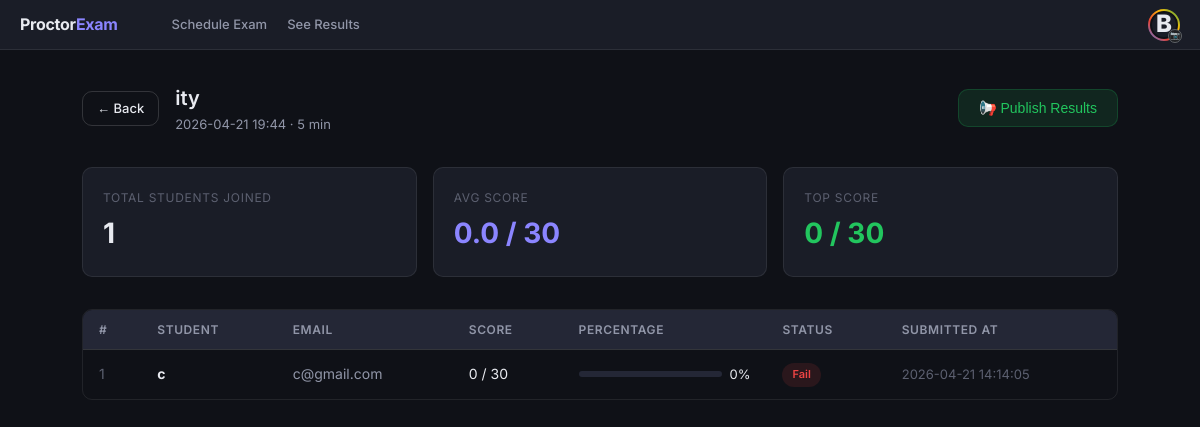
Screenshot of /examiner/results/1 (signed in) with the database file from the repository.
### tables this page shows
CREATE TABLE exams (
    id INTEGER PRIMARY KEY AUTOINCREMENT,
    exam_name TEXT NOT NULL,
    subject TEXT NOT NULL,
    description TEXT,
    start_time TEXT NOT NULL,
    duration INTEGER NOT NULL,
    random_password TEXT NOT NULL,
    examiner_id INTEGER NOT NULL,
    results_published INTEGER DEFAULT 0,

    -- âœ… CSV FEATURE COLUMN
    allowed_emails TEXT,

    FOREIGN KEY (examiner_id) REFERENCES users(id)
);

CREATE TABLE results (
    id INTEGER PRIMARY KEY AUTOINCREMENT,
    user_id INTEGER NOT NULL,
    exam_id INTEGER NOT NULL,
    score INTEGER DEFAULT 0,
    total_questions INTEGER DEFAULT 0,
    submitted_at TEXT,

    UNIQUE(user_id, exam_id),

    FOREIGN KEY (user_id) REFERENCES users(id),
    FOREIGN KEY (exam_id) REFERENCES exams(id)
);

CREATE TABLE users (
    id INTEGER PRIMARY KEY AUTOINCREMENT,
    role TEXT NOT NULL,                  -- student / admin / examiner / developer
    username TEXT NOT NULL,
    email TEXT UNIQUE NOT NULL,
    password TEXT NOT NULL,
    college_name TEXT NOT NULL,
    profile_pic TEXT DEFAULT 'default_avatar.png',
    status TEXT DEFAULT 'active'
);

### app.py (the view)
@app.route('/examiner/results/<int:exam_id>')
@login_required
def exam_detail_results(exam_id):
    conn = get_db()
    exam = conn.execute('SELECT * FROM exams WHERE id = ?', (exam_id,)).fetchone()
    raw_results = conn.execute('''SELECT u.username, u.email, r.score, r.total_questions, r.submitted_at
                                  FROM results r JOIN users u ON r.user_id = u.id
                                  WHERE r.exam_id = ? ORDER BY r.score DESC''', (exam_id,)).fetchall()
    conn.close()
    processed = []
    for r in raw_results:
        res = dict(r)
        tq = res['total_questions']
        if tq and tq > 0:
            res['percentage'] = round((res['score'] / tq * 100), 1)
        else:
            res['percentage'] = 0
        res['status'] = 'submitted' if res['submitted_at'] else 'in_progress'
        processed.append(res)
    return render_template('exam_detail_results.html', exam=exam, results=processed)

### app.py (called while the page is built)
def get_db():
    conn = sqlite3.connect(DB_PATH, timeout=20)
    conn.row_factory = sqlite3.Row
    return conn

def login_required(f):
    @wraps(f)
    def decorated(*args, **kwargs):
        if 'user_id' not in session: return redirect(url_for('login'))
        return f(*args, **kwargs)
    return decorated

### templates/exam_detail_results.html (shortened to what this page needs)
{% extends "base.html" %}
{% block content %}
<div class="page">
  <div style="display:flex; align-items:center; justify-content: space-between; gap:1rem; margin-bottom:2rem; flex-wrap:wrap;">
    <div style="display: flex; align-items: center; gap: 1rem;">
        <a href="javascript:void(0);" onclick="window.history.back();" class="btn btn-outline btn-sm">← Back</a>
        <div>
          <h2 style="font-size:20px; font-weight:600;">{{ exam.exam_name }}</h2>
          <p style="font-size:13px; color:var(--text2);">{{ exam.start_time.replace('T',' ') }} · {{ exam.duration }} min</p>
        </div>
    </div>
    <div class="publish-action">
        {% if exam.results_published == 0 %}
          <form action="{{ url_for('publish_result', exam_id=exam.id) }}" method="POST">
            <button type="submit" class="btn btn-success" onclick="return confirm('Publish results? Students will be able to see their scores immediately.')">
              📢 Publish Results
            </button>
          </form>
        {% else %}
          <span class="badge badge-success" style="padding: 8px 16px; font-size: 13px;">✅ Results Published</span>
        {% endif %}
    </div>
  </div>
  {% if results %}
  <div class="stats-grid" style="margin-bottom:2rem;">
    <div class="stat-card">
      <div class="label">Total Students Joined</div>
      <div class="value">{{ results|length }}</div>
    </div>
    <div class="stat-card">
      <div class="label">Avg Score</div>
      <div class="value" style="color:var(--accent2);">
        {% if results|length > 0 %}
          {{ "%.1f"|format(results|sum(attribute='score') / results|length) }}
          / {{ results[0].total_questions if results[0].total_questions > 0 else '?' }}
        {% else %}
          0.0
        {% endif %}
      </div>
    </div>
    <div class="stat-card">
      <div class="label">Top Score</div>
      <div class="value" style="color:var(--success);">
        {{ results|map(attribute='score')|max }} / {{ results[0].total_questions if results[0].total_questions > 0 else '?' }}
      </div>
    </div>
  </div>
  <div class="table-wrap">
    <table>
      <thead>
        <tr>
          <th>#</th>
          <th>Student</th>
          <th>Email</th>
          <th>Score</th>
          <th>Percentage</th>
          <th>Status</th>
          <th>Submitted At</th>
        </tr>
      </thead>
      <tbody>
        {% for r in results %}
        {% set pct = r.percentage|int %}
        <tr>
          <td style="color:var(--text3);">{{ loop.index }}</td>
          <td><strong>{{ r.username }}</strong></td>
          <td style="color:var(--text2);">{{ r.email }}</td>
          <td>{{ r.score }} / {{ r.total_questions }}</td>
          <td>
            <div style="display:flex; align-items:center; gap:8px;">
              <div style="flex:1; background:var(--bg3); border-radius:4px; height:6px; min-width:80px;">
              </div>
              <span style="font-size:13px;">{{ pct }}%</span>
            </div>
          </td>
          <td>
            {% if r.status == 'submitted' %}
              {% if pct >= 75 %}
                <span class="badge badge-success">Pass</span>
              {% elif pct >= 50 %}
                <span class="badge badge-warning">Average</span>
              {% else %}
                <span class="badge badge-danger">Fail</span>
              {% endif %}
            {% else %}
              <span class="badge badge-accent">In Progress</span>
            {% endif %}
          </td>
          <td style="color:var(--text3); font-size:13px;">
            {{ r.submitted_at if r.submitted_at else 'Active Session' }}
          </td>
        </tr>
        {% endfor %}
      </tbody>
    </table>
  </div>
  {% else %}
  <div class="empty-state">
    <div style="font-size:40px;">🎓</div>
    <p>No students have joined or submitted this exam yet.</p>
  </div>
  {% endif %}
</div>
{% endblock %}

### static/css/style.css (style rules this page uses)
*, *::before, *::after { box-sizing: border-box; margin: 0; padding: 0; }
:root { --bg: #0f1117; --bg2: #1a1d27; --bg3: #242736; --border: rgba(255,255,255,0.08); --border2: rgba(255,255,255,0.15); --text: #e8eaf0; --text2: #9196a8; --text3: #5c6070; --accent: #6c63ff; --accent2: #8b85ff; --accent-dim: rgba(108,99,255,0.15); --success: #22c55e; --success-dim: rgba(34,197,94,0.12); --danger: #ef4444; --danger-dim: rgba(239,68,68,0.12); --warning: #f59e0b; --warning-dim: rgba(245,158,11,0.12); --radius: 10px; --radius-lg: 16px; --shadow: 0 4px 24px rgba(0,0,0,0.4); }
body { font-family: 'Inter', 'Segoe UI', sans-serif; background: var(--bg); color: var(--text); min-height: 100vh; line-height: 1.6; font-size: 15px; }
a { color: var(--accent2); text-decoration: none; }
.btn { display: inline-flex; align-items: center; gap: 8px; padding: 10px 20px; border-radius: var(--radius); font-size: 14px; font-weight: 500; border: none; cursor: pointer; transition: all 0.2s; text-decoration: none; }
.btn-outline { background: transparent; border: 1px solid var(--border2); color: var(--text); }
.btn-success { background: var(--success-dim); color: var(--success); border: 1px solid rgba(34,197,94,0.2); }
.btn-sm { padding: 6px 14px; font-size: 13px; }
.page { padding: 2rem; max-width: 1100px; margin: 0 auto; }
.stats-grid { display: grid; grid-template-columns: repeat(auto-fit, minmax(160px, 1fr)); gap: 1rem; margin-bottom: 2rem; }
.stat-card { background: var(--bg2); border: 1px solid var(--border); border-radius: var(--radius); padding: 1.25rem; }
.stat-card .label { font-size: 12px; color: var(--text3); text-transform: uppercase; letter-spacing: 0.06em; }
.stat-card .value { font-size: 28px; font-weight: 700; margin-top: 4px; }
.table-wrap { overflow-x: auto; border-radius: var(--radius); border: 1px solid var(--border); }
table { width: 100%; border-collapse: collapse; }
thead th { background: var(--bg3); padding: 10px 16px; text-align: left; font-size: 12px; color: var(--text2); font-weight: 600; text-transform: uppercase; letter-spacing: 0.05em; border-bottom: 1px solid var(--border); }
tbody td { padding: 12px 16px; font-size: 14px; border-bottom: 1px solid var(--border); }
tbody tr:last-child td { border-bottom: none; }
.badge { display: inline-flex; align-items: center; padding: 3px 10px; border-radius: 20px; font-size: 11px; font-weight: 600; }
.badge-danger { background: var(--danger-dim); color: var(--danger); }

### rows the page displays
exams: exam_name "ity", start_time.replace "2026-04-21 19:44", duration "5"
results: total_questions "30", username "c", email "c@gmail.com", score "0", submitted_at "2026-04-21 14:14:05"

### other values shown
{{ session.username[0].upper() }} "B"
{{ results|length }} "1"
{{ "%.1f"|format(results|sum(attribute='score') / results|length) }} "0.0"
{{ results|map(attribute='score')|max }} "0"
